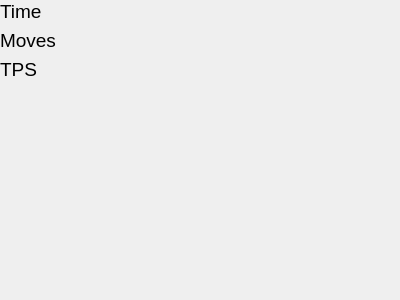
<?xml version="1.0" encoding="UTF-8"?>
<ui version="4.0">
 <class>StatisticsWidget</class>
 <widget class="QWidget" name="StatisticsWidget">
  <property name="geometry">
   <rect>
    <x>0</x>
    <y>0</y>
    <width>400</width>
    <height>300</height>
   </rect>
  </property>
  <property name="windowTitle">
   <string>Form</string>
  </property>
  <layout class="QVBoxLayout" name="verticalLayout">
   <property name="leftMargin">
    <number>0</number>
   </property>
   <property name="topMargin">
    <number>0</number>
   </property>
   <property name="rightMargin">
    <number>0</number>
   </property>
   <property name="bottomMargin">
    <number>0</number>
   </property>
   <item>
    <layout class="QFormLayout" name="formLayout">
     <item row="0" column="0">
      <widget class="QLabel" name="label">
       <property name="font">
        <font>
         <pointsize>14</pointsize>
        </font>
       </property>
       <property name="text">
        <string>Time</string>
       </property>
      </widget>
     </item>
     <item row="0" column="1">
      <widget class="QLabel" name="timeLabel">
       <property name="font">
        <font>
         <pointsize>14</pointsize>
        </font>
       </property>
       <property name="text">
        <string/>
       </property>
      </widget>
     </item>
     <item row="1" column="0">
      <widget class="QLabel" name="label_2">
       <property name="font">
        <font>
         <pointsize>14</pointsize>
        </font>
       </property>
       <property name="text">
        <string>Moves</string>
       </property>
      </widget>
     </item>
     <item row="1" column="1">
      <widget class="QLabel" name="movesLabel">
       <property name="font">
        <font>
         <pointsize>14</pointsize>
        </font>
       </property>
       <property name="text">
        <string/>
       </property>
      </widget>
     </item>
     <item row="2" column="0">
      <widget class="QLabel" name="label_3">
       <property name="font">
        <font>
         <pointsize>14</pointsize>
        </font>
       </property>
       <property name="text">
        <string>TPS</string>
       </property>
      </widget>
     </item>
     <item row="2" column="1">
      <widget class="QLabel" name="tpsLabel">
       <property name="font">
        <font>
         <pointsize>14</pointsize>
        </font>
       </property>
       <property name="text">
        <string/>
       </property>
      </widget>
     </item>
    </layout>
   </item>
  </layout>
 </widget>
 <resources/>
 <connections/>
</ui>
